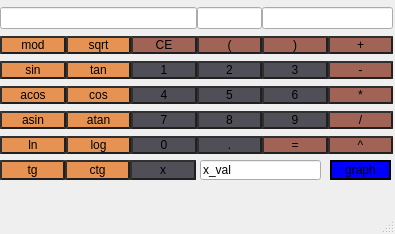
<?xml version="1.0" encoding="UTF-8"?>
<ui version="4.0">
 <class>MainWindow</class>
 <widget class="QMainWindow" name="MainWindow">
  <property name="geometry">
   <rect>
    <x>0</x>
    <y>0</y>
    <width>395</width>
    <height>234</height>
   </rect>
  </property>
  <property name="windowTitle">
   <string>MainWindow</string>
  </property>
  <widget class="QWidget" name="centralwidget">
   <widget class="QWidget" name="layoutWidget">
    <property name="geometry">
     <rect>
      <x>0</x>
      <y>0</y>
      <width>393</width>
      <height>165</height>
     </rect>
    </property>
    <layout class="QGridLayout" name="aboba" rowstretch="0,0,0,0,0,0" columnstretch="1,1,1,1,1,1">
     <property name="sizeConstraint">
      <enum>QLayout::SetNoConstraint</enum>
     </property>
     <property name="spacing">
      <number>0</number>
     </property>
     <item row="1" column="3">
      <widget class="QPushButton" name="r_bracket_button">
       <property name="styleSheet">
        <string notr="true">QPushButton {background-color: rgb(161, 99, 85);
border-style: outset;
border-width: 2px;
border-color: rgb(32, 32, 32);
}
QPushButton:pressed {
border-color: white
}</string>
       </property>
       <property name="text">
        <string>(</string>
       </property>
      </widget>
     </item>
     <item row="5" column="1">
      <widget class="QPushButton" name="log_button">
       <property name="styleSheet">
        <string notr="true">QPushButton {background-color: rgb(230, 146, 82);
color: black;
border-style: outset;
border-width: 2px;
border-color: rgb(32, 32, 32);
}
QPushButton:pressed {
border-color:white;
}</string>
       </property>
       <property name="text">
        <string>log</string>
       </property>
      </widget>
     </item>
     <item row="5" column="5">
      <widget class="QPushButton" name="pow_button">
       <property name="styleSheet">
        <string notr="true">QPushButton {background-color: rgb(161, 99, 85);
border-style: outset;
border-width: 2px;
border-color: rgb(32, 32, 32);
}
QPushButton:pressed {
border-color: white
}</string>
       </property>
       <property name="text">
        <string>^</string>
       </property>
      </widget>
     </item>
     <item row="2" column="4">
      <widget class="QPushButton" name="digit_3_button">
       <property name="styleSheet">
        <string notr="true">QPushButton {
background-color: rgb(80, 78, 86);
border-style: outset;
border-width: 2px;
border-color: rgb(32, 32, 32);
}
QPushButton:pressed{
	border-color: white;
}</string>
       </property>
       <property name="text">
        <string>3</string>
       </property>
      </widget>
     </item>
     <item row="2" column="0">
      <widget class="QPushButton" name="sin_button">
       <property name="styleSheet">
        <string notr="true">QPushButton {background-color: rgb(230, 146, 82);
color: black;
border-style: outset;
border-width: 2px;
border-color: rgb(32, 32, 32);
}
QPushButton:pressed {
border-color:white;
}</string>
       </property>
       <property name="text">
        <string>sin</string>
       </property>
      </widget>
     </item>
     <item row="2" column="2">
      <widget class="QPushButton" name="digit_1_button">
       <property name="styleSheet">
        <string notr="true">QPushButton {
background-color: rgb(80, 78, 86);
border-style: outset;
border-width: 2px;
border-color: rgb(32, 32, 32);
}
QPushButton:pressed{
	border-color: white;
}</string>
       </property>
       <property name="text">
        <string>1</string>
       </property>
      </widget>
     </item>
     <item row="3" column="1">
      <widget class="QPushButton" name="cos_button">
       <property name="styleSheet">
        <string notr="true">QPushButton {background-color: rgb(230, 146, 82);
color: black;
border-style: outset;
border-width: 2px;
border-color: rgb(32, 32, 32);
}
QPushButton:pressed {
border-color:white;
}</string>
       </property>
       <property name="text">
        <string>cos</string>
       </property>
      </widget>
     </item>
     <item row="4" column="2">
      <widget class="QPushButton" name="digit_7_button">
       <property name="styleSheet">
        <string notr="true">QPushButton {
background-color: rgb(80, 78, 86);
border-style: outset;
border-width: 2px;
border-color: rgb(32, 32, 32);
}
QPushButton:pressed{
	border-color: white;
}</string>
       </property>
       <property name="text">
        <string>7</string>
       </property>
      </widget>
     </item>
     <item row="2" column="1">
      <widget class="QPushButton" name="tan_button">
       <property name="styleSheet">
        <string notr="true">QPushButton {background-color: rgb(230, 146, 82);
color: black;
border-style: outset;
border-width: 2px;
border-color: rgb(32, 32, 32);
}
QPushButton:pressed {
border-color:white;
}</string>
       </property>
       <property name="text">
        <string>tan</string>
       </property>
      </widget>
     </item>
     <item row="4" column="0">
      <widget class="QPushButton" name="asin_button">
       <property name="styleSheet">
        <string notr="true">QPushButton {background-color: rgb(230, 146, 82);
color: black;
border-style: outset;
border-width: 2px;
border-color: rgb(32, 32, 32);
}
QPushButton:pressed {
border-color:white;
}</string>
       </property>
       <property name="text">
        <string>asin</string>
       </property>
      </widget>
     </item>
     <item row="3" column="4">
      <widget class="QPushButton" name="digit_6_button">
       <property name="styleSheet">
        <string notr="true">QPushButton {
background-color: rgb(80, 78, 86);
border-style: outset;
border-width: 2px;
border-color: rgb(32, 32, 32);
}
QPushButton:pressed{
	border-color: white;
}</string>
       </property>
       <property name="text">
        <string>6</string>
       </property>
      </widget>
     </item>
     <item row="4" column="1">
      <widget class="QPushButton" name="atan_button">
       <property name="styleSheet">
        <string notr="true">QPushButton {background-color: rgb(230, 146, 82);
color: black;
border-style: outset;
border-width: 2px;
border-color: rgb(32, 32, 32);
}
QPushButton:pressed {
border-color:white;
}</string>
       </property>
       <property name="text">
        <string>atan</string>
       </property>
      </widget>
     </item>
     <item row="1" column="5">
      <widget class="QPushButton" name="plus_button">
       <property name="styleSheet">
        <string notr="true">QPushButton {background-color: rgb(161, 99, 85);
border-style: outset;
border-width: 2px;
border-color: rgb(32, 32, 32);
}
QPushButton:pressed {
border-color: white
}</string>
       </property>
       <property name="text">
        <string>+</string>
       </property>
      </widget>
     </item>
     <item row="4" column="5">
      <widget class="QPushButton" name="division_button">
       <property name="styleSheet">
        <string notr="true">QPushButton {background-color: rgb(161, 99, 85);
border-style: outset;
border-width: 2px;
border-color: rgb(32, 32, 32);
}
QPushButton:pressed {
border-color: white
}</string>
       </property>
       <property name="text">
        <string>/</string>
       </property>
      </widget>
     </item>
     <item row="1" column="4">
      <widget class="QPushButton" name="l_bracket_button">
       <property name="styleSheet">
        <string notr="true">QPushButton {background-color: rgb(161, 99, 85);
border-style: outset;
border-width: 2px;
border-color: rgb(32, 32, 32);
}
QPushButton:pressed {
border-color: white
}</string>
       </property>
       <property name="text">
        <string>)</string>
       </property>
      </widget>
     </item>
     <item row="1" column="0">
      <widget class="QPushButton" name="mod_button">
       <property name="styleSheet">
        <string notr="true">QPushButton {background-color: rgb(230, 146, 82);
color: black;
border-style: outset;
border-width: 2px;
border-color: rgb(32, 32, 32);
}
QPushButton:pressed {
border-color:white;
}</string>
       </property>
       <property name="text">
        <string>mod</string>
       </property>
      </widget>
     </item>
     <item row="3" column="2">
      <widget class="QPushButton" name="digit_4_button">
       <property name="styleSheet">
        <string notr="true">QPushButton {
background-color: rgb(80, 78, 86);
border-style: outset;
border-width: 2px;
border-color: rgb(32, 32, 32);
}
QPushButton:pressed{
	border-color: white;
}</string>
       </property>
       <property name="text">
        <string>4</string>
       </property>
      </widget>
     </item>
     <item row="3" column="5">
      <widget class="QPushButton" name="mult_button">
       <property name="styleSheet">
        <string notr="true">QPushButton {background-color: rgb(161, 99, 85);
border-style: outset;
border-width: 2px;
border-color: rgb(32, 32, 32);
}
QPushButton:pressed {
border-color: white
}</string>
       </property>
       <property name="text">
        <string>*</string>
       </property>
      </widget>
     </item>
     <item row="5" column="0">
      <widget class="QPushButton" name="ln_button">
       <property name="styleSheet">
        <string notr="true">QPushButton {background-color: rgb(230, 146, 82);
color: black;
border-style: outset;
border-width: 2px;
border-color: rgb(32, 32, 32);
}
QPushButton:pressed {
border-color:white;
}</string>
       </property>
       <property name="text">
        <string>ln</string>
       </property>
      </widget>
     </item>
     <item row="5" column="2">
      <widget class="QPushButton" name="digit_0_button">
       <property name="styleSheet">
        <string notr="true">QPushButton {
background-color: rgb(80, 78, 86);
border-style: outset;
border-width: 2px;
border-color: rgb(32, 32, 32);
}
QPushButton:pressed{
	border-color: white;
}</string>
       </property>
       <property name="text">
        <string>0</string>
       </property>
      </widget>
     </item>
     <item row="1" column="2">
      <widget class="QPushButton" name="clear_button">
       <property name="styleSheet">
        <string notr="true">QPushButton {background-color: rgb(161, 99, 85);
border-style: outset;
border-width: 2px;
border-color: rgb(32, 32, 32);
}
QPushButton:pressed {
border-color: white
}</string>
       </property>
       <property name="text">
        <string>CE</string>
       </property>
      </widget>
     </item>
     <item row="2" column="3">
      <widget class="QPushButton" name="digit_2_button">
       <property name="styleSheet">
        <string notr="true">QPushButton {
background-color: rgb(80, 78, 86);
border-style: outset;
border-width: 2px;
border-color: rgb(32, 32, 32);
}
QPushButton:pressed{
	border-color: white;
}</string>
       </property>
       <property name="text">
        <string>2</string>
       </property>
      </widget>
     </item>
     <item row="5" column="4">
      <widget class="QPushButton" name="eq_button">
       <property name="styleSheet">
        <string notr="true">QPushButton {background-color: rgb(161, 99, 85);
border-style: outset;
border-width: 2px;
border-color: rgb(32, 32, 32);
}
QPushButton:pressed {
border-color: white
}</string>
       </property>
       <property name="text">
        <string>=</string>
       </property>
      </widget>
     </item>
     <item row="3" column="3">
      <widget class="QPushButton" name="digit_5_button">
       <property name="styleSheet">
        <string notr="true">QPushButton {
background-color: rgb(80, 78, 86);
border-style: outset;
border-width: 2px;
border-color: rgb(32, 32, 32);
}
QPushButton:pressed{
	border-color: white;
}</string>
       </property>
       <property name="text">
        <string>5</string>
       </property>
      </widget>
     </item>
     <item row="2" column="5">
      <widget class="QPushButton" name="minus_button">
       <property name="styleSheet">
        <string notr="true">QPushButton {background-color: rgb(161, 99, 85);
border-style: outset;
border-width: 2px;
border-color: rgb(32, 32, 32);
}
QPushButton:pressed {
border-color: white
}</string>
       </property>
       <property name="text">
        <string>-</string>
       </property>
      </widget>
     </item>
     <item row="4" column="3">
      <widget class="QPushButton" name="digit_8_button">
       <property name="styleSheet">
        <string notr="true">QPushButton {
background-color: rgb(80, 78, 86);
border-style: outset;
border-width: 2px;
border-color: rgb(32, 32, 32);
}
QPushButton:pressed{
	border-color: white;
}</string>
       </property>
       <property name="text">
        <string>8</string>
       </property>
      </widget>
     </item>
     <item row="5" column="3">
      <widget class="QPushButton" name="dot_button">
       <property name="styleSheet">
        <string notr="true">QPushButton {
background-color: rgb(80, 78, 86);
border-style: outset;
border-width: 2px;
border-color: rgb(32, 32, 32);
}
QPushButton:pressed{
	border-color: white;
}</string>
       </property>
       <property name="text">
        <string>.</string>
       </property>
      </widget>
     </item>
     <item row="1" column="1">
      <widget class="QPushButton" name="sqrt_button">
       <property name="styleSheet">
        <string notr="true">QPushButton {background-color: rgb(230, 146, 82);
color: black;
border-style: outset;
border-width: 2px;
border-color: rgb(32, 32, 32);
}
QPushButton:pressed {
border-color:white;
}</string>
       </property>
       <property name="text">
        <string>sqrt</string>
       </property>
      </widget>
     </item>
     <item row="4" column="4">
      <widget class="QPushButton" name="digit_9_button">
       <property name="styleSheet">
        <string notr="true">QPushButton {
background-color: rgb(80, 78, 86);
border-style: outset;
border-width: 2px;
border-color: rgb(32, 32, 32);
}
QPushButton:pressed{
	border-color: white;
}</string>
       </property>
       <property name="text">
        <string>9</string>
       </property>
      </widget>
     </item>
     <item row="3" column="0">
      <widget class="QPushButton" name="acos_button">
       <property name="styleSheet">
        <string notr="true">QPushButton {background-color: rgb(230, 146, 82);
color: black;
border-style: outset;
border-width: 2px;
border-color: rgb(32, 32, 32);
}
QPushButton:pressed {
border-color:white;
}</string>
       </property>
       <property name="text">
        <string>acos</string>
       </property>
      </widget>
     </item>
     <item row="0" column="0" colspan="3">
      <widget class="QLineEdit" name="expression"/>
     </item>
     <item row="0" column="3">
      <widget class="QLineEdit" name="status">
       <property name="readOnly">
        <bool>true</bool>
       </property>
      </widget>
     </item>
     <item row="0" column="4" colspan="2">
      <widget class="QLineEdit" name="result">
       <property name="readOnly">
        <bool>true</bool>
       </property>
      </widget>
     </item>
    </layout>
   </widget>
   <widget class="QPushButton" name="ctg_button">
    <property name="geometry">
     <rect>
      <x>65</x>
      <y>160</y>
      <width>65</width>
      <height>20</height>
     </rect>
    </property>
    <property name="styleSheet">
     <string notr="true">QPushButton {background-color: rgb(230, 146, 82);
color: black;
border-style: outset;
border-width: 2px;
border-color: rgb(32, 32, 32);
}
QPushButton:pressed {
border-color:white;
}</string>
    </property>
    <property name="text">
     <string>ctg</string>
    </property>
   </widget>
   <widget class="QPushButton" name="tg_button">
    <property name="geometry">
     <rect>
      <x>0</x>
      <y>160</y>
      <width>65</width>
      <height>20</height>
     </rect>
    </property>
    <property name="styleSheet">
     <string notr="true">QPushButton {background-color: rgb(230, 146, 82);
color: black;
border-style: outset;
border-width: 2px;
border-color: rgb(32, 32, 32);
}
QPushButton:pressed {
border-color:white;
}</string>
    </property>
    <property name="text">
     <string>tg</string>
    </property>
   </widget>
   <widget class="QLineEdit" name="x_value">
    <property name="geometry">
     <rect>
      <x>200</x>
      <y>160</y>
      <width>121</width>
      <height>20</height>
     </rect>
    </property>
    <property name="text">
     <string>x_val</string>
    </property>
   </widget>
   <widget class="QPushButton" name="x_button">
    <property name="geometry">
     <rect>
      <x>130</x>
      <y>160</y>
      <width>66</width>
      <height>20</height>
     </rect>
    </property>
    <property name="sizePolicy">
     <sizepolicy hsizetype="Fixed" vsizetype="Fixed">
      <horstretch>0</horstretch>
      <verstretch>0</verstretch>
     </sizepolicy>
    </property>
    <property name="styleSheet">
     <string notr="true">QPushButton {
background-color: rgb(80, 78, 86);
border-style: outset;
border-width: 2px;
border-color: rgb(32, 32, 32);
}
QPushButton:pressed{
	border-color: white;
}</string>
    </property>
    <property name="text">
     <string>x</string>
    </property>
   </widget>
   <widget class="QPushButton" name="graph_button">
    <property name="geometry">
     <rect>
      <x>330</x>
      <y>160</y>
      <width>61</width>
      <height>20</height>
     </rect>
    </property>
    <property name="sizePolicy">
     <sizepolicy hsizetype="Fixed" vsizetype="Fixed">
      <horstretch>0</horstretch>
      <verstretch>0</verstretch>
     </sizepolicy>
    </property>
    <property name="styleSheet">
     <string notr="true">QPushButton {
background-color: blue;
border-style: outset;
border-width: 2px;
border-color: blacki;
}
QPushButton:pressed {
border-color: white
}</string>
    </property>
    <property name="text">
     <string>graph</string>
    </property>
   </widget>
  </widget>
  <widget class="QMenuBar" name="menubar">
   <property name="geometry">
    <rect>
     <x>0</x>
     <y>0</y>
     <width>395</width>
     <height>24</height>
    </rect>
   </property>
  </widget>
  <widget class="QStatusBar" name="statusbar"/>
  <action name="actionkal">
   <property name="text">
    <string>kal</string>
   </property>
  </action>
 </widget>
 <resources/>
 <connections/>
</ui>
